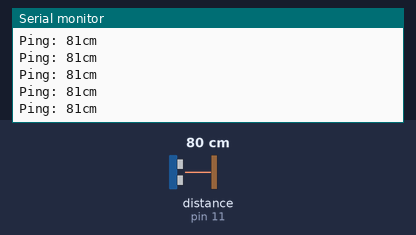
Recording of a sketch running on a simulated Arduino Uno, built with avr-gcc and run on an emulated ATmega328P. Shown: the last lines printed to the serial monitor. The test bench sets the inputs (shaded band); at power-on: distance to the obstacle (sensor on pin 11) 80 cm. The echo pulse lasts 58.3 µs per cm.

Above: at 1.2 s.
1.3 s: distance to the obstacle (sensor on pin 11) set to 2 cm
At 1.37 s:
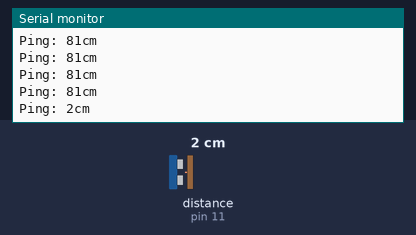
2.8 s: distance to the obstacle (sensor on pin 11) set to 4 cm
At 2.89 s:
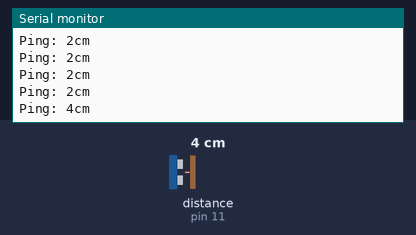
4.3 s: distance to the obstacle (sensor on pin 11) set to 250 cm
At 4.41 s:
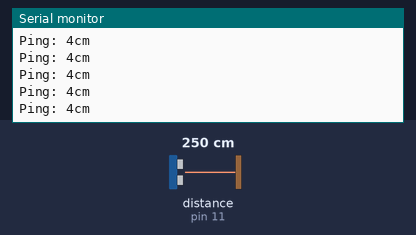
Timing chart, 0 to 7.3 s (numbered marks = the images above; inputs shaded):
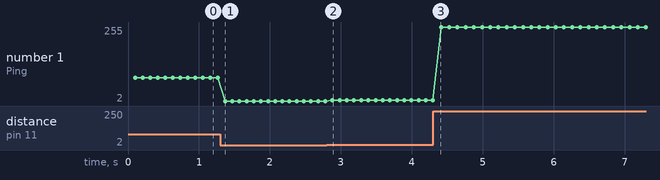

Measured:
- after the input at 1.3 s, the serial monitor: prints a new line after 0.07 s (image 1)
- after the input at 2.8 s, the serial monitor: prints a new line after 0.08 s (image 2)
- plotted number 1: 81 → 2 after the input at 1.3 s, 2 → 4 after the input at 2.8 s, 4 → 255 after the input at 4.3 s

The sketch:

ultrasonic1.ino
```cpp
// ---------------------------------------------------------------------------
// Example NewPing library sketch that does a ping about 20 times per second.
// ---------------------------------------------------------------------------

#include <NewPing.h>

#define TRIGGER_PIN  12  // Arduino pin tied to trigger pin on the ultrasonic sensor.
#define ECHO_PIN     11  // Arduino pin tied to echo pin on the ultrasonic sensor.
#define MAX_DISTANCE 500 // Maximum distance we want to ping for (in centimeters). Maximum sensor distance is rated at 400-500cm.

NewPing sonar(TRIGGER_PIN, ECHO_PIN, MAX_DISTANCE); // NewPing setup of pins and maximum distance.

void setup() {
  Serial.begin(115200); // Open serial monitor at 115200 baud to see ping results.
}

void loop() {
  delay(100);                      // Wait 50ms between pings (about 20 pings/sec). 29ms should be the shortest delay between pings.
  unsigned int uS = sonar.ping(); // Send ping, get ping time in microseconds (uS).
  Serial.print("Ping: ");
  Serial.print(uS / US_ROUNDTRIP_CM); // Convert ping time to distance and print result (0 = outside set distance range, no ping echo)
  Serial.println("cm");
}
```
